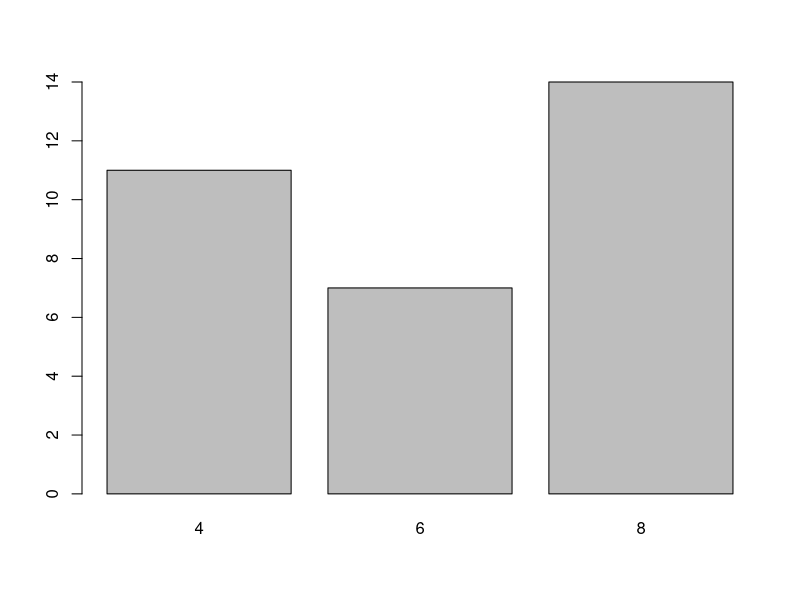
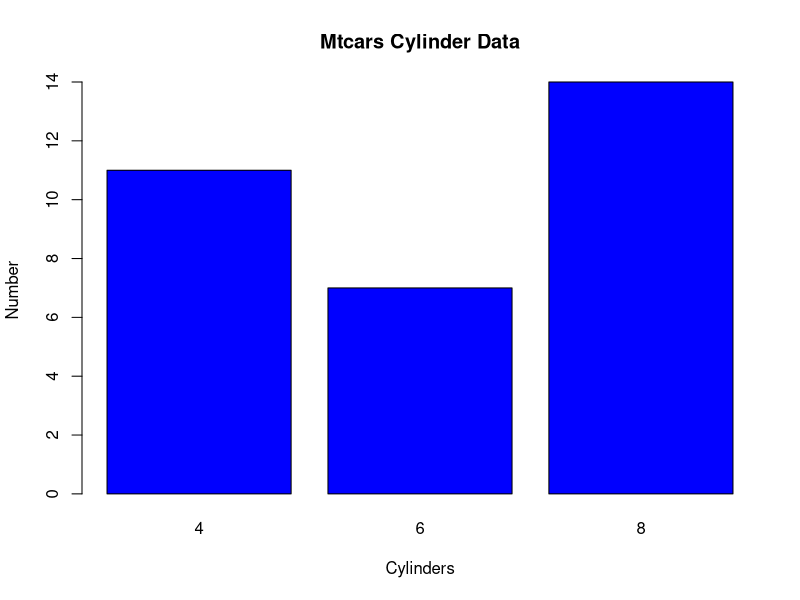

These figures' R source, in order:
# get documentation on mtcars data frame
?mtcars

# show first 6 rows of data in mtcars
head(mtcars)

# get documentation on barplot function
# the barplot function may be used to produce 
# bar charts
?barplot

# reformat the cylinder data in mtcars so that
# instead of it being in the data frame, it will
# be in a table -
# 1. barplot works better with tables than it
# does data frames
# 2. the created table will be stored in an object

# get R documentation on table function
?table

# create table and store it in an object
cylinders <- table(mtcars$cyl)

# give bar plot function cylinders object
# x-axis i telling us the different types of cylinders
# y-axis is telling us the number of data points in
# each type of cylinder
barplot(cylinders)

# give bar plot function the cylinder object
# and options
barplot(cylinders,
    col = "blue",   # blue bar color
    main = "Mtcars Cylinder Data", # main title
    xlab = "Cylinders",  # x-axis label
    ylab = "Number"  # y-axis label
)

# clear the cylinders object from the global environment
rm(list = ls())